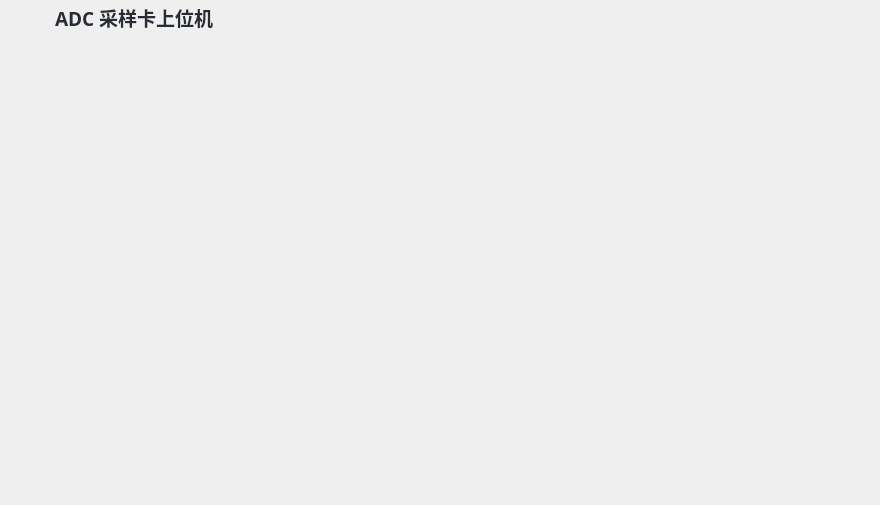
<?xml version="1.0" encoding="UTF-8"?>
<ui version="4.0">
 <class>adccardWindow</class>
 <widget class="QWidget" name="adccardWindow">
  <property name="geometry">
   <rect>
    <x>0</x>
    <y>0</y>
    <width>880</width>
    <height>505</height>
   </rect>
  </property>
  <property name="minimumSize">
   <size>
    <width>880</width>
    <height>505</height>
   </size>
  </property>
  <property name="maximumSize">
   <size>
    <width>880</width>
    <height>505</height>
   </size>
  </property>
  <property name="windowTitle">
   <string>Geek-Egret 助手-设置</string>
  </property>
  <property name="windowIcon">
   <iconset>
    <normaloff>:/mainWindow/logo/logo_1.png</normaloff>:/mainWindow/logo/logo_1.png</iconset>
  </property>
  <widget class="QPushButton" name="back">
   <property name="geometry">
    <rect>
     <x>15</x>
     <y>10</y>
     <width>35</width>
     <height>25</height>
    </rect>
   </property>
   <property name="minimumSize">
    <size>
     <width>35</width>
     <height>25</height>
    </size>
   </property>
   <property name="maximumSize">
    <size>
     <width>35</width>
     <height>25</height>
    </size>
   </property>
   <property name="styleSheet">
    <string notr="true"/>
   </property>
   <property name="text">
    <string/>
   </property>
   <property name="icon">
    <iconset resource="ge_helper.qrc">
     <normaloff>:/ui/ui_img/back.png</normaloff>:/ui/ui_img/back.png</iconset>
   </property>
   <property name="iconSize">
    <size>
     <width>25</width>
     <height>25</height>
    </size>
   </property>
   <property name="flat">
    <bool>true</bool>
   </property>
  </widget>
  <widget class="QLabel" name="title">
   <property name="geometry">
    <rect>
     <x>55</x>
     <y>0</y>
     <width>181</width>
     <height>35</height>
    </rect>
   </property>
   <property name="minimumSize">
    <size>
     <width>0</width>
     <height>35</height>
    </size>
   </property>
   <property name="maximumSize">
    <size>
     <width>16777215</width>
     <height>35</height>
    </size>
   </property>
   <property name="font">
    <font>
     <family>微软雅黑</family>
     <pointsize>14</pointsize>
     <bold>true</bold>
    </font>
   </property>
   <property name="styleSheet">
    <string notr="true">color:#282c34;</string>
   </property>
   <property name="text">
    <string>ADC 采样卡上位机</string>
   </property>
  </widget>
 </widget>
 <resources>
  <include location="ge_helper.qrc"/>
 </resources>
 <connections/>
</ui>
